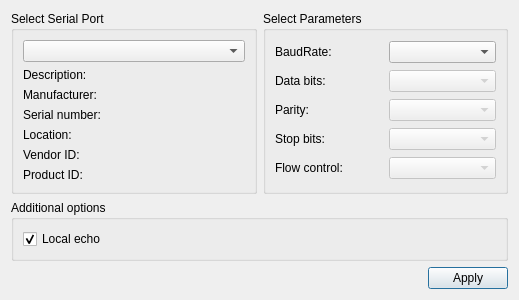
<?xml version="1.0" encoding="UTF-8"?>
<ui version="4.0">
 <class>SettingsDialog</class>
 <widget class="QDialog" name="SettingsDialog">
  <property name="geometry">
   <rect>
    <x>0</x>
    <y>0</y>
    <width>519</width>
    <height>290</height>
   </rect>
  </property>
  <property name="windowTitle">
   <string>Settings</string>
  </property>
  <layout class="QGridLayout" name="gridLayout_3">
   <item row="0" column="1">
    <widget class="QGroupBox" name="parametersBox">
     <property name="title">
      <string>Select Parameters</string>
     </property>
     <layout class="QGridLayout" name="gridLayout_2">
      <item row="0" column="0">
       <widget class="QLabel" name="baudRateLabel">
        <property name="text">
         <string>BaudRate:</string>
        </property>
       </widget>
      </item>
      <item row="0" column="1">
       <widget class="QComboBox" name="baudRateBox">
        <property name="enabled">
         <bool>true</bool>
        </property>
       </widget>
      </item>
      <item row="1" column="0">
       <widget class="QLabel" name="dataBitsLabel">
        <property name="text">
         <string>Data bits:</string>
        </property>
       </widget>
      </item>
      <item row="1" column="1">
       <widget class="QComboBox" name="dataBitsBox">
        <property name="enabled">
         <bool>false</bool>
        </property>
       </widget>
      </item>
      <item row="2" column="0">
       <widget class="QLabel" name="parityLabel">
        <property name="text">
         <string>Parity:</string>
        </property>
       </widget>
      </item>
      <item row="2" column="1">
       <widget class="QComboBox" name="parityBox">
        <property name="enabled">
         <bool>false</bool>
        </property>
       </widget>
      </item>
      <item row="3" column="0">
       <widget class="QLabel" name="stopBitsLabel">
        <property name="text">
         <string>Stop bits:</string>
        </property>
       </widget>
      </item>
      <item row="3" column="1">
       <widget class="QComboBox" name="stopBitsBox">
        <property name="enabled">
         <bool>false</bool>
        </property>
       </widget>
      </item>
      <item row="4" column="0">
       <widget class="QLabel" name="flowControlLabel">
        <property name="text">
         <string>Flow control:</string>
        </property>
       </widget>
      </item>
      <item row="4" column="1">
       <widget class="QComboBox" name="flowControlBox">
        <property name="enabled">
         <bool>false</bool>
        </property>
       </widget>
      </item>
     </layout>
    </widget>
   </item>
   <item row="0" column="0">
    <widget class="QGroupBox" name="selectBox">
     <property name="title">
      <string>Select Serial Port</string>
     </property>
     <layout class="QGridLayout" name="gridLayout">
      <item row="0" column="0">
       <widget class="QComboBox" name="serialPortInfoListBox"/>
      </item>
      <item row="1" column="0">
       <widget class="QLabel" name="descriptionLabel">
        <property name="text">
         <string>Description:</string>
        </property>
       </widget>
      </item>
      <item row="2" column="0">
       <widget class="QLabel" name="manufacturerLabel">
        <property name="text">
         <string>Manufacturer:</string>
        </property>
       </widget>
      </item>
      <item row="3" column="0">
       <widget class="QLabel" name="serialNumberLabel">
        <property name="text">
         <string>Serial number:</string>
        </property>
       </widget>
      </item>
      <item row="4" column="0">
       <widget class="QLabel" name="locationLabel">
        <property name="text">
         <string>Location:</string>
        </property>
       </widget>
      </item>
      <item row="5" column="0">
       <widget class="QLabel" name="vidLabel">
        <property name="text">
         <string>Vendor ID:</string>
        </property>
       </widget>
      </item>
      <item row="6" column="0">
       <widget class="QLabel" name="pidLabel">
        <property name="text">
         <string>Product ID:</string>
        </property>
       </widget>
      </item>
     </layout>
    </widget>
   </item>
   <item row="2" column="0" colspan="2">
    <layout class="QHBoxLayout" name="horizontalLayout">
     <item>
      <spacer name="horizontalSpacer">
       <property name="orientation">
        <enum>Qt::Horizontal</enum>
       </property>
       <property name="sizeHint" stdset="0">
        <size>
         <width>96</width>
         <height>20</height>
        </size>
       </property>
      </spacer>
     </item>
     <item>
      <widget class="QPushButton" name="applyButton">
       <property name="text">
        <string>Apply</string>
       </property>
      </widget>
     </item>
    </layout>
   </item>
   <item row="1" column="0" colspan="2">
    <widget class="QGroupBox" name="additionalOptionsGroupBox">
     <property name="title">
      <string>Additional options</string>
     </property>
     <layout class="QVBoxLayout" name="verticalLayout">
      <item>
       <widget class="QCheckBox" name="localEchoCheckBox">
        <property name="text">
         <string>Local echo</string>
        </property>
        <property name="checked">
         <bool>true</bool>
        </property>
       </widget>
      </item>
     </layout>
    </widget>
   </item>
  </layout>
 </widget>
 <resources/>
 <connections/>
</ui>
